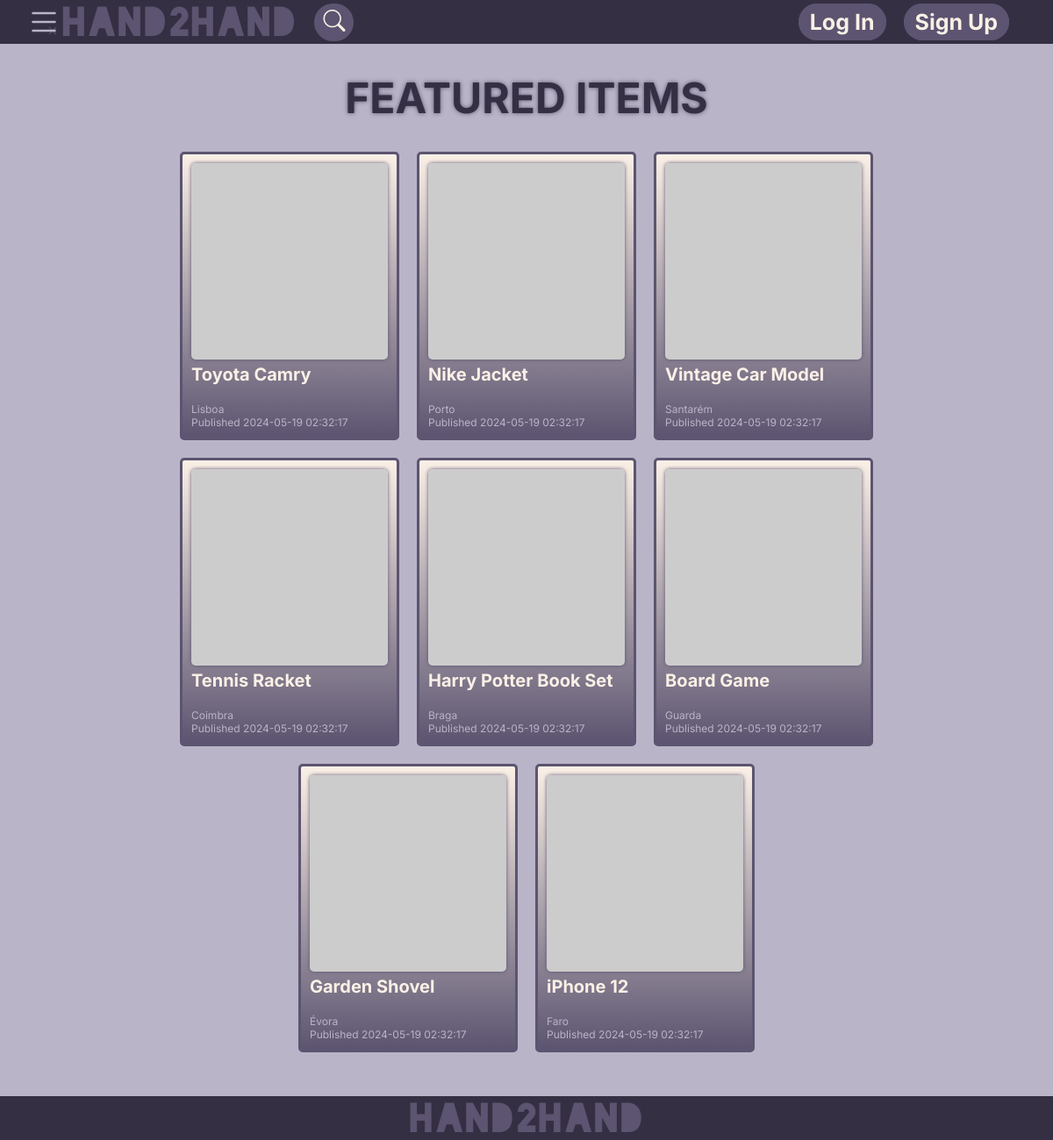
The app's page /pages/index.php, older data.
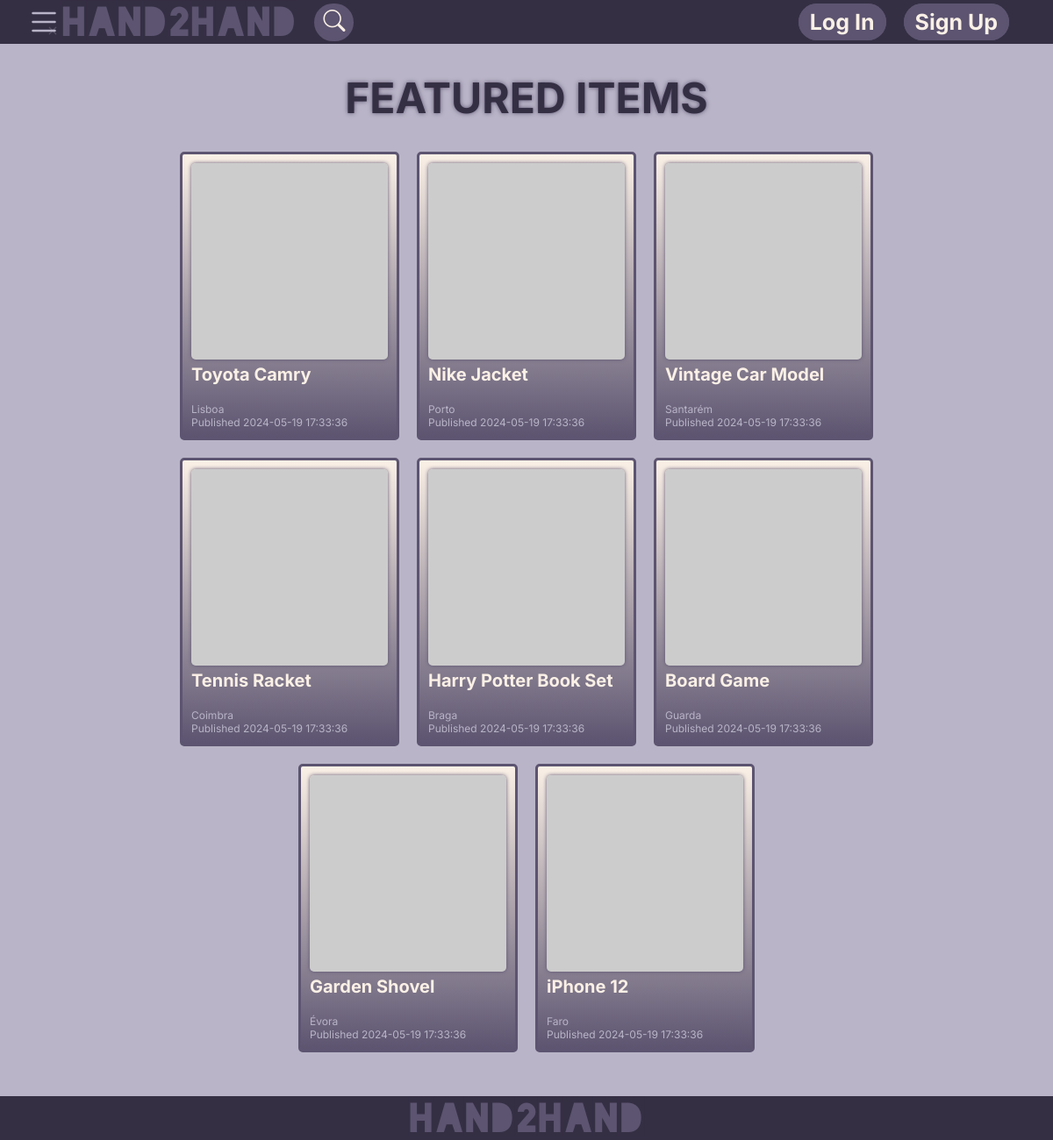
The same page, newer data.
### tables this page shows
CREATE TABLE Items (
    item_id INTEGER PRIMARY KEY,
    seller_id INTEGER NOT NULL,
    category_id INTEGER NOT NULL,
    title TEXT NOT NULL,
    description TEXT,
    price REAL,
    condition TEXT,
    currency TEXT DEFAULT 'EUR',
    cellphone TEXT,
    location TEXT,
    publish_date DATETIME DEFAULT CURRENT_TIMESTAMP,
    FOREIGN KEY (seller_id) REFERENCES Users(user_id) ON DELETE CASCADE,
    FOREIGN KEY (category_id) REFERENCES Categories(category_id) ON DELETE CASCADE
);

### php/data_fetch.php (called while the page is built, shortened)
<?php
function fetchFirstImage(PDO $db, $item_id) {
    $stmt = $db->prepare("SELECT image_url FROM Images WHERE item_id = :item_id LIMIT 1");
    $stmt->bindParam(':item_id', $item_id);
    $stmt->execute();
    $image = $stmt->fetch();
    return $image[0];
}
?>

### pages/index.php (the view, shortened to what this page needs)
<?php
    require_once(__DIR__ . '/../php/navbar.tpl.php');
    require_once(__DIR__ . '/../php/data_fetch.php');
    $db = new PDO("sqlite:../database.db");
    $db->exec('PRAGMA foreign_keys = ON;');
    $stmt = $db->prepare("SELECT * FROM Items ORDER BY RANDOM() LIMIT 8");
    $stmt->execute();
    $items = $stmt->fetchAll();
?>
<!DOCTYPE html>
<head>
    <link rel="stylesheet" href="../css/index-style.css">
    <link rel="stylesheet" href="../css/navbar-style.css">
    <link rel="stylesheet" href="https://cdn.jsdelivr.net/npm/bootstrap-icons@1.3.0/font/bootstrap-icons.css">
</head>
<body>
<?php drawNavbar($db); ?>
    <main>
        <h1>FEATURED ITEMS</h1>
        <div class="featured">
            <?php
            foreach ($items as $item) {
                $image = fetchFirstImage($db, $item['item_id']);
                echo "<article>
                <div class='imgbox'>
                    <img src='" . htmlspecialchars($image) . "'>
                </div>
                <a class='title' href='item.php?id=" . htmlspecialchars($item['item_id']) . "'>" . htmlspecialchars($item['title']) . "</a>
                <p class ='small-text'>" . htmlspecialchars($item['location']) . "</p>
                <p class ='small-text'>Published " . htmlspecialchars($item['publish_date']) . "</p>
            </article>";
            } ?>
        </div>
        <footer>
            <div class="footer-content">
                <a class="logo" href="index.php">Hand2Hand</a>
            </div>
        </footer>
    </main>
</body>

### php/navbar.tpl.php (shortened to what this page needs)
<?php
function drawNavbar(PDO $db) { ?>
    <nav class="navbar">
        <div class="navbar-inner">
            <div class="navbar-left">
                <div class="menuicons">
                    <img id="menulist" src="../icons/list.svg">
                 </div>
                <li><a class="logo" href="../index.php">Hand2Hand</a></li>
                <button class="search-display" onclick="displaySearchbar()"><i class="bi bi-search"></i></button>
            </div>
            <div class="navbar-right">
                <?php if (isset($_SESSION['username'])): ?>
                    <li><a href="../pages/profile.php?user=<?=htmlspecialchars($_SESSION['user_id'])?>"><img id="pfp" src="<?=htmlspecialchars(fetchPFP($db, $_SESSION['user_id']))?>"> Profile</a></li>
                    <li><a href="../pages/wishlist.php">Wishlist</a></li>
                    <li><a href="../pages/selling.php">List Item</a></li>
                <?php else: ?>
                    <li><a href="../pages/login.php">Log In</a></li>
                    <li><a href="../pages/signup.php">Sign Up</a></li>
                <?php endif; ?>
            </div>
        </div>
    </nav>
<?php } ?>

### css/index-style.css (style rules this page uses)
main { display: flex; flex-direction: column; align-items: center; }
h1 { font-size: 48px; color: var(--primary-color); text-shadow: 0px 0px 5px var(--secondary-color); }
.featured { display: flex; max-width: 85%; flex-wrap: wrap; gap: 20px; justify-content: center; }
article { display: flex; flex-direction: column; background-image: linear-gradient(to bottom, var(--hyperlink-color), var(--secondary-color)); flex-grow: 1; min-width: 250px; width: 20vw; max-width: 20vw; padding: 10px; box-sizing: border-box; border-radius: 5px; border-color: #5C5470; border-width: 3px; border-style: solid; }
.imgbox { width: 100%; aspect-ratio: 1/1; border-radius: 5px; overflow: hidden; margin-bottom: 5px; box-shadow: 0px 0px 4px #5C5470; }
.imgbox img { width: 100%; height: 100%; object-fit: cover; }
.title { font-size: 20px; color: var(--hyperlink-color); font-weight: bold; margin-bottom: 20px; }
.small-text { margin: 0; font-size: 12px; color: var(--accent-gray); }
footer { display: flex; align-items: center; justify-content: center; width: 100%; height: 50px; background-color: var(--primary-color); display: flex; justify-content: center; margin-top: 50px; }

### css/navbar-style.css (style rules this page uses)
body { box-sizing: border-box; min-height: 100vh; padding-top:50px; font-family: Inter; margin: 0; background-color: var(--accent-gray); }
.navbar { position: fixed; width: 100%; height: 50px; top: 0%; display: flex; background-color: var(--primary-color); z-index: 999; }
.navbar-inner { display: flex; justify-content: space-between; align-items: center; width: 100%; height: 100%; padding: 0px 50px 0px 50px; }
.navbar-left { display: flex; align-items: center; gap: 20px; }
.search-display { border: 3px solid var(--secondary-color); border-radius: 9999px; outline: none; background-color: var(--secondary-color); color: var(--hyperlink-color); padding: 3px 7px 5px 7px; font-size: 25px; cursor: pointer; transition: all 0.2s ease; }
.navbar-right { display: flex; text-align: center; justify-content: space-between; align-items: center; gap: 20px; }
.navbar-right li { transition: all 0.2s ease; user-select: none; }
.navbar-right a { color: var(--hyperlink-color); background-color: var(--secondary-color); box-sizing: border-box; border: 3px solid var(--secondary-color);; border-radius: 9999px; padding: 3px 10px 3px 10px; font-size: 25px; font-weight: bold; text-align: center; transition: all 0.2s ease; }
li,a { font-style: normal; text-decoration: none; list-style-type: none; }
.logo { font-family: 'Blackout'; background-color: var(--secondary-color); color: var(--primary-color); font-size: 45px; }
.menuicons { position: relative; }
#menulist,#menuclosed { position: absolute; cursor: pointer; transform: translateX(-50%) translateY(-50%); width: 40px; transition: all 0.5s ease; }
#menulist { z-index: 1; }

Row changes from the older to the newer data that the page shows:
changed items "Toyota Camry": publish_date "2024-05-19 02:32:17" → "2024-05-19 17:33:36"
changed items "Nike Jacket": publish_date "2024-05-19 02:32:17" → "2024-05-19 17:33:36"
changed items "Vintage Car Model": publish_date "2024-05-19 02:32:17" → "2024-05-19 17:33:36"
changed items "Tennis Racket": publish_date "2024-05-19 02:32:17" → "2024-05-19 17:33:36"
changed items "Harry Potter Book Set": publish_date "2024-05-19 02:32:17" → "2024-05-19 17:33:36"
changed items "Board Game": publish_date "2024-05-19 02:32:17" → "2024-05-19 17:33:36"
changed items "Garden Shovel": publish_date "2024-05-19 02:32:17" → "2024-05-19 17:33:36"
changed items "iPhone 12": publish_date "2024-05-19 02:32:17" → "2024-05-19 17:33:36"
